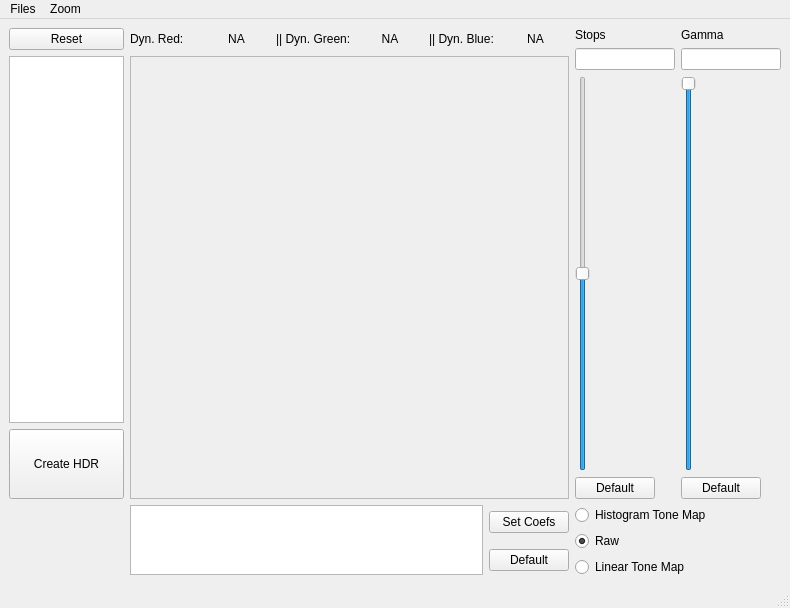
<?xml version="1.0" encoding="UTF-8"?>
<ui version="4.0">
 <class>MainWindow</class>
 <widget class="QMainWindow" name="MainWindow">
  <property name="geometry">
   <rect>
    <x>0</x>
    <y>0</y>
    <width>790</width>
    <height>608</height>
   </rect>
  </property>
  <property name="windowTitle">
   <string>MainWindow</string>
  </property>
  <widget class="QWidget" name="centralwidget">
   <layout class="QGridLayout" name="gridLayout_4">
    <item row="0" column="0">
     <widget class="QPushButton" name="pushButton_3">
      <property name="sizePolicy">
       <sizepolicy hsizetype="Preferred" vsizetype="Fixed">
        <horstretch>0</horstretch>
        <verstretch>0</verstretch>
       </sizepolicy>
      </property>
      <property name="text">
       <string>Reset</string>
      </property>
     </widget>
    </item>
    <item row="0" column="1">
     <layout class="QHBoxLayout" name="horizontalLayout">
      <item>
       <widget class="QLabel" name="label_5">
        <property name="text">
         <string>Dyn. Red:</string>
        </property>
       </widget>
      </item>
      <item>
       <widget class="QLabel" name="label_4">
        <property name="layoutDirection">
         <enum>Qt::LeftToRight</enum>
        </property>
        <property name="text">
         <string>NA</string>
        </property>
        <property name="alignment">
         <set>Qt::AlignCenter</set>
        </property>
       </widget>
      </item>
      <item>
       <widget class="QLabel" name="label_6">
        <property name="text">
         <string>|| Dyn. Green:</string>
        </property>
       </widget>
      </item>
      <item>
       <widget class="QLabel" name="label_9">
        <property name="layoutDirection">
         <enum>Qt::LeftToRight</enum>
        </property>
        <property name="text">
         <string>NA</string>
        </property>
        <property name="alignment">
         <set>Qt::AlignCenter</set>
        </property>
       </widget>
      </item>
      <item>
       <widget class="QLabel" name="label_7">
        <property name="text">
         <string>|| Dyn. Blue:</string>
        </property>
       </widget>
      </item>
      <item>
       <widget class="QLabel" name="label_8">
        <property name="layoutDirection">
         <enum>Qt::LeftToRight</enum>
        </property>
        <property name="text">
         <string>NA</string>
        </property>
        <property name="alignment">
         <set>Qt::AlignCenter</set>
        </property>
       </widget>
      </item>
     </layout>
    </item>
    <item row="0" column="2" rowspan="2">
     <layout class="QGridLayout" name="gridLayout">
      <item row="0" column="0">
       <widget class="QLabel" name="label_2">
        <property name="sizePolicy">
         <sizepolicy hsizetype="Fixed" vsizetype="Preferred">
          <horstretch>0</horstretch>
          <verstretch>0</verstretch>
         </sizepolicy>
        </property>
        <property name="text">
         <string>Stops</string>
        </property>
       </widget>
      </item>
      <item row="0" column="1">
       <widget class="QLabel" name="label_3">
        <property name="sizePolicy">
         <sizepolicy hsizetype="Fixed" vsizetype="Preferred">
          <horstretch>0</horstretch>
          <verstretch>0</verstretch>
         </sizepolicy>
        </property>
        <property name="text">
         <string>Gamma</string>
        </property>
       </widget>
      </item>
      <item row="1" column="0">
       <widget class="QLineEdit" name="lineEdit_1">
        <property name="sizePolicy">
         <sizepolicy hsizetype="Fixed" vsizetype="Fixed">
          <horstretch>0</horstretch>
          <verstretch>0</verstretch>
         </sizepolicy>
        </property>
        <property name="maximumSize">
         <size>
          <width>100</width>
          <height>16777215</height>
         </size>
        </property>
       </widget>
      </item>
      <item row="1" column="1">
       <widget class="QLineEdit" name="lineEdit_2">
        <property name="sizePolicy">
         <sizepolicy hsizetype="Fixed" vsizetype="Fixed">
          <horstretch>0</horstretch>
          <verstretch>0</verstretch>
         </sizepolicy>
        </property>
        <property name="maximumSize">
         <size>
          <width>100</width>
          <height>16777215</height>
         </size>
        </property>
       </widget>
      </item>
      <item row="2" column="0">
       <widget class="QSlider" name="verticalSlider_1">
        <property name="minimum">
         <number>-500000</number>
        </property>
        <property name="maximum">
         <number>1000000</number>
        </property>
        <property name="value">
         <number>0</number>
        </property>
        <property name="orientation">
         <enum>Qt::Vertical</enum>
        </property>
       </widget>
      </item>
      <item row="2" column="1">
       <widget class="QSlider" name="verticalSlider_2">
        <property name="maximum">
         <number>1000000</number>
        </property>
        <property name="value">
         <number>100000</number>
        </property>
        <property name="sliderPosition">
         <number>100000</number>
        </property>
        <property name="orientation">
         <enum>Qt::Vertical</enum>
        </property>
       </widget>
      </item>
      <item row="3" column="0">
       <widget class="QPushButton" name="pushButton_1">
        <property name="sizePolicy">
         <sizepolicy hsizetype="Fixed" vsizetype="Fixed">
          <horstretch>0</horstretch>
          <verstretch>0</verstretch>
         </sizepolicy>
        </property>
        <property name="text">
         <string>Default</string>
        </property>
       </widget>
      </item>
      <item row="3" column="1">
       <widget class="QPushButton" name="pushButton_2">
        <property name="sizePolicy">
         <sizepolicy hsizetype="Fixed" vsizetype="Fixed">
          <horstretch>0</horstretch>
          <verstretch>0</verstretch>
         </sizepolicy>
        </property>
        <property name="text">
         <string>Default</string>
        </property>
       </widget>
      </item>
     </layout>
    </item>
    <item row="1" column="0">
     <layout class="QVBoxLayout" name="verticalLayout_2">
      <item>
       <widget class="QListView" name="listView">
        <property name="sizePolicy">
         <sizepolicy hsizetype="Minimum" vsizetype="Expanding">
          <horstretch>0</horstretch>
          <verstretch>0</verstretch>
         </sizepolicy>
        </property>
        <property name="maximumSize">
         <size>
          <width>115</width>
          <height>16777215</height>
         </size>
        </property>
        <property name="editTriggers">
         <set>QAbstractItemView::NoEditTriggers</set>
        </property>
        <property name="wordWrap">
         <bool>false</bool>
        </property>
        <property name="selectionRectVisible">
         <bool>true</bool>
        </property>
       </widget>
      </item>
      <item>
       <widget class="QPushButton" name="pushButton">
        <property name="sizePolicy">
         <sizepolicy hsizetype="Preferred" vsizetype="Preferred">
          <horstretch>0</horstretch>
          <verstretch>0</verstretch>
         </sizepolicy>
        </property>
        <property name="minimumSize">
         <size>
          <width>0</width>
          <height>70</height>
         </size>
        </property>
        <property name="maximumSize">
         <size>
          <width>16777215</width>
          <height>70</height>
         </size>
        </property>
        <property name="text">
         <string>Create HDR</string>
        </property>
       </widget>
      </item>
     </layout>
    </item>
    <item row="1" column="1">
     <widget class="QScrollArea" name="scrollArea">
      <property name="enabled">
       <bool>true</bool>
      </property>
      <property name="minimumSize">
       <size>
        <width>0</width>
        <height>400</height>
       </size>
      </property>
      <property name="mouseTracking">
       <bool>false</bool>
      </property>
      <property name="widgetResizable">
       <bool>true</bool>
      </property>
      <widget class="QWidget" name="scrollAreaWidgetContents_2">
       <property name="geometry">
        <rect>
         <x>0</x>
         <y>0</y>
         <width>433</width>
         <height>398</height>
        </rect>
       </property>
       <layout class="QGridLayout" name="gridLayout_2">
        <item row="0" column="0">
         <widget class="QLabel" name="imageLabel">
          <property name="sizePolicy">
           <sizepolicy hsizetype="Expanding" vsizetype="MinimumExpanding">
            <horstretch>0</horstretch>
            <verstretch>0</verstretch>
           </sizepolicy>
          </property>
          <property name="text">
           <string/>
          </property>
         </widget>
        </item>
       </layout>
      </widget>
     </widget>
    </item>
    <item row="2" column="1">
     <layout class="QGridLayout" name="gridLayout_3">
      <item row="0" column="0" rowspan="2">
       <widget class="QTableView" name="tableView">
        <property name="sizePolicy">
         <sizepolicy hsizetype="Expanding" vsizetype="Fixed">
          <horstretch>0</horstretch>
          <verstretch>0</verstretch>
         </sizepolicy>
        </property>
        <property name="minimumSize">
         <size>
          <width>0</width>
          <height>70</height>
         </size>
        </property>
        <property name="maximumSize">
         <size>
          <width>16777215</width>
          <height>70</height>
         </size>
        </property>
        <property name="font">
         <font>
          <pointsize>9</pointsize>
         </font>
        </property>
        <property name="editTriggers">
         <set>QAbstractItemView::AnyKeyPressed|QAbstractItemView::CurrentChanged|QAbstractItemView::DoubleClicked|QAbstractItemView::EditKeyPressed</set>
        </property>
        <property name="alternatingRowColors">
         <bool>true</bool>
        </property>
        <property name="sortingEnabled">
         <bool>false</bool>
        </property>
       </widget>
      </item>
      <item row="0" column="1">
       <widget class="QPushButton" name="pushButton_4">
        <property name="sizePolicy">
         <sizepolicy hsizetype="Fixed" vsizetype="Fixed">
          <horstretch>0</horstretch>
          <verstretch>0</verstretch>
         </sizepolicy>
        </property>
        <property name="text">
         <string>Set Coefs</string>
        </property>
       </widget>
      </item>
      <item row="1" column="1">
       <widget class="QPushButton" name="pushButton_5">
        <property name="sizePolicy">
         <sizepolicy hsizetype="Fixed" vsizetype="Fixed">
          <horstretch>0</horstretch>
          <verstretch>0</verstretch>
         </sizepolicy>
        </property>
        <property name="text">
         <string>Default</string>
        </property>
       </widget>
      </item>
     </layout>
    </item>
    <item row="2" column="2">
     <layout class="QVBoxLayout" name="verticalLayout">
      <item>
       <widget class="QRadioButton" name="radioButton_1">
        <property name="sizePolicy">
         <sizepolicy hsizetype="Fixed" vsizetype="Fixed">
          <horstretch>0</horstretch>
          <verstretch>0</verstretch>
         </sizepolicy>
        </property>
        <property name="text">
         <string>Histogram Tone Map</string>
        </property>
       </widget>
      </item>
      <item>
       <widget class="QRadioButton" name="radioButton_3">
        <property name="sizePolicy">
         <sizepolicy hsizetype="Fixed" vsizetype="Fixed">
          <horstretch>0</horstretch>
          <verstretch>0</verstretch>
         </sizepolicy>
        </property>
        <property name="text">
         <string>Raw</string>
        </property>
        <property name="checked">
         <bool>true</bool>
        </property>
       </widget>
      </item>
      <item>
       <widget class="QRadioButton" name="radioButton_2">
        <property name="sizePolicy">
         <sizepolicy hsizetype="Fixed" vsizetype="Fixed">
          <horstretch>0</horstretch>
          <verstretch>0</verstretch>
         </sizepolicy>
        </property>
        <property name="text">
         <string>Linear Tone Map</string>
        </property>
        <property name="checked">
         <bool>false</bool>
        </property>
       </widget>
      </item>
     </layout>
    </item>
   </layout>
   <zorder>scrollArea</zorder>
   <zorder>pushButton_3</zorder>
   <zorder>label_5</zorder>
   <zorder>label_6</zorder>
   <zorder>label_7</zorder>
   <zorder>label_8</zorder>
   <zorder>label_9</zorder>
  </widget>
  <widget class="QMenuBar" name="menubar">
   <property name="geometry">
    <rect>
     <x>0</x>
     <y>0</y>
     <width>790</width>
     <height>29</height>
    </rect>
   </property>
   <widget class="QMenu" name="menuFiles">
    <property name="title">
     <string>Files</string>
    </property>
    <widget class="QMenu" name="menuSave">
     <property name="title">
      <string>Save</string>
     </property>
     <addaction name="actionSave_PPM"/>
     <addaction name="actionSave_PFM"/>
    </widget>
    <addaction name="action_Open"/>
    <addaction name="menuSave"/>
    <addaction name="actionReset"/>
   </widget>
   <widget class="QMenu" name="menuZoom">
    <property name="title">
     <string>Zoom</string>
    </property>
    <addaction name="actionZoom_in"/>
    <addaction name="actionZoom_out"/>
   </widget>
   <addaction name="menuFiles"/>
   <addaction name="menuZoom"/>
  </widget>
  <widget class="QStatusBar" name="statusbar"/>
  <action name="action_Open">
   <property name="text">
    <string>&amp;Open</string>
   </property>
  </action>
  <action name="actionSave_PPM">
   <property name="text">
    <string>Save PPM</string>
   </property>
  </action>
  <action name="actionSave_PFM">
   <property name="text">
    <string>Save PFM</string>
   </property>
  </action>
  <action name="actionReset">
   <property name="text">
    <string>Reset</string>
   </property>
  </action>
  <action name="actionZoom_in">
   <property name="text">
    <string>Zoom in (+2)</string>
   </property>
  </action>
  <action name="actionZoom_out">
   <property name="text">
    <string>Zoom out (-2)</string>
   </property>
  </action>
 </widget>
 <resources/>
 <connections/>
 <slots>
  <slot>stops_changed()</slot>
 </slots>
</ui>
